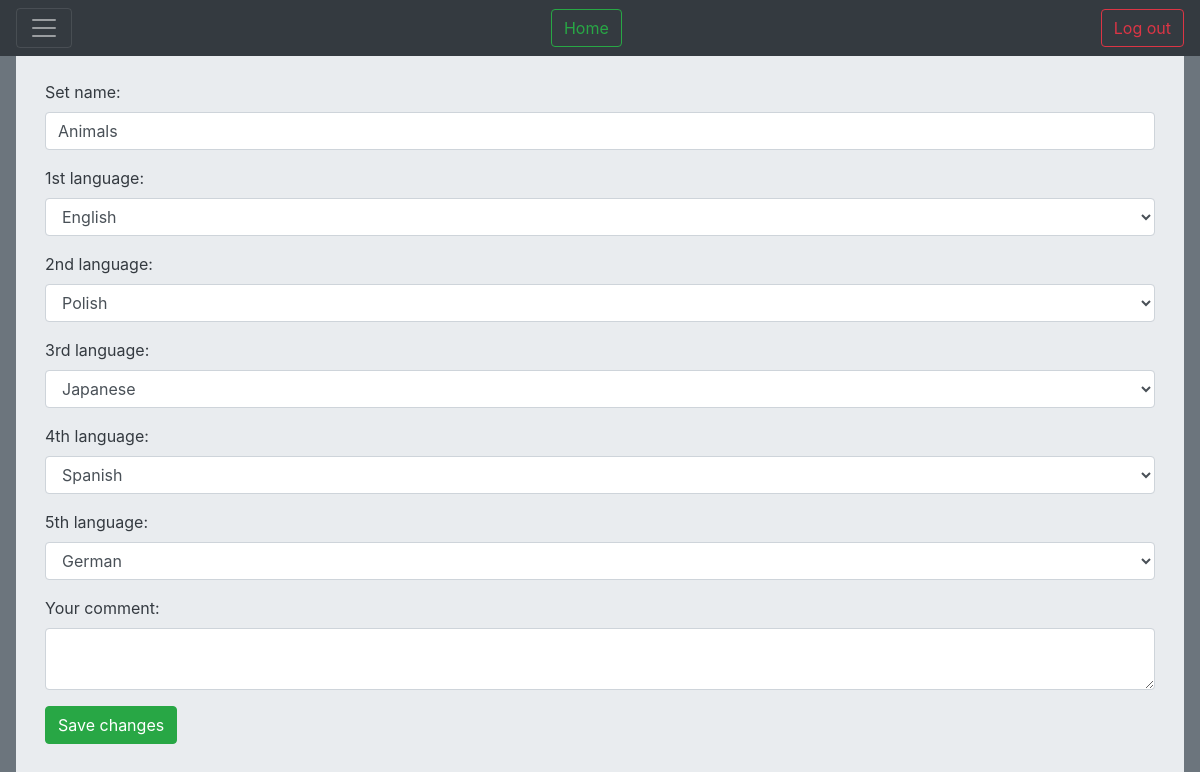
/cards/edit_set/58/ (signed in), run on an earlier commit of the app's database.
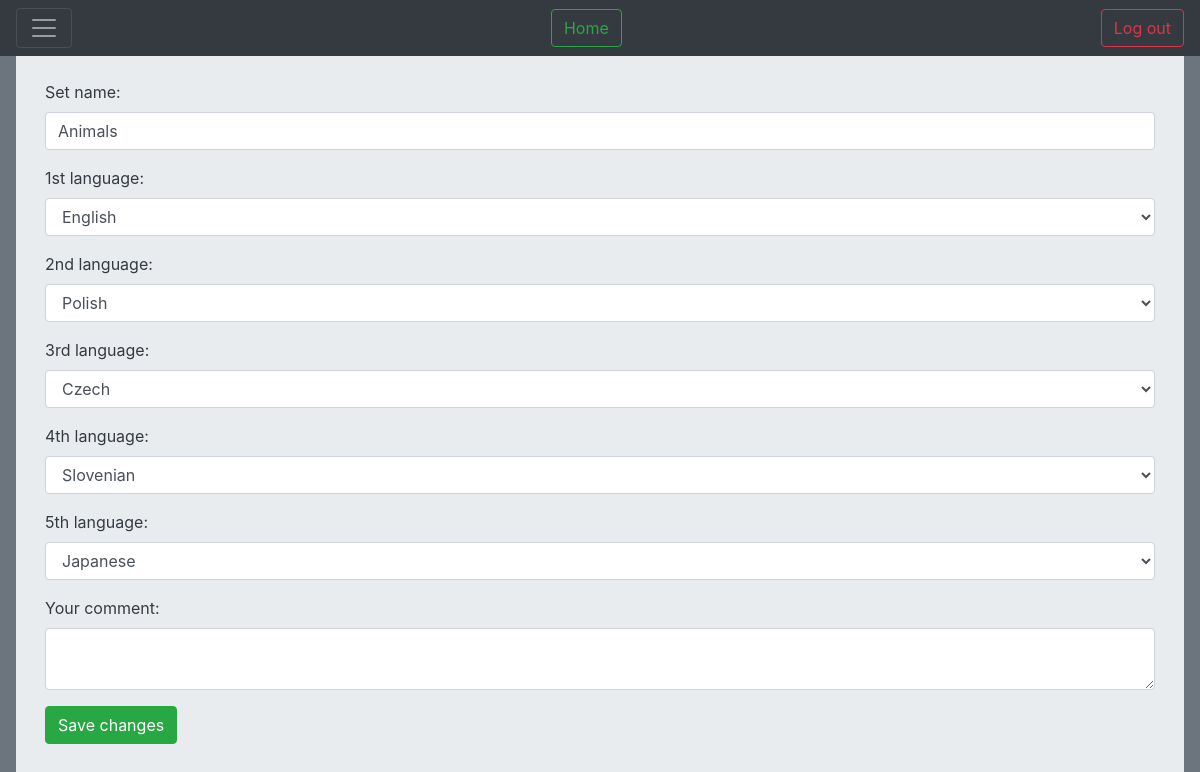
And on a later commit of the database.
### Cards/models.py (models this page shows, shortened)
class CardFolder(models.Model):
    user = models.ForeignKey(User, on_delete=models.CASCADE)
    name = models.CharField(max_length=200)
    create_date = models.DateField(auto_now_add=True)
    edit_date = models.DateField(auto_now=True)
    lang1 = models.CharField(max_length=5, choices=langcodes.LangCodes, default="en")
    lang2 = models.CharField(max_length=5, choices=langcodes.LangCodes, default="pl")
    lang3 = models.CharField(max_length=5, choices=langcodes.LangCodes, default="ja", blank=True)
    lang4 = models.CharField(max_length=5, choices=langcodes.LangCodes, default="es", blank=True)
    lang5 = models.CharField(max_length=5, choices=langcodes.LangCodes, default="de", blank=True)
    score = models.SmallIntegerField(default=0)
    comment = models.CharField(max_length=400, blank=True)
    def langs_no(self):
        return len(self.get_langs())
    langs_no.short_description = "No of languages"

### Cards/views.py (the view)
# urls.py: path('edit_set/<int:set_id>/', views.edit_folder, name='edit_folder'),
@login_required
def edit_folder(request, set_id):
    folder = get_object_or_404(CardFolder, id=set_id)
    if folder.user != request.user:
        return render(request, 'Cards/no_access.html')
    if request.method == 'POST':
        form = FolderForm(request.POST or None, instance=folder)
        if form.is_valid():
            folder = form.save(commit=False)
            folder.save()
            t = Thread(target=edit_folder_translate, args=[folder])
            t.setDaemon(False)
            t.start()
            return render(request, 'Cards/index.html')
    else:
        form = FolderForm(instance=folder)
    return render(request, 'Cards/edit_set.html', {'form': form})

### Cards/forms.py (shortened to what this page needs)
class FolderForm(ModelForm):
    class Meta:
        model = CardFolder
        fields = ['name', 'lang1', 'lang2', 'lang3', 'lang4', 'lang5', 'comment']
        widgets = {
            'name': forms.TextInput(attrs={'class': 'form-control', 'placeholder': 'Name for the set'}),
            'lang1': forms.Select(attrs={'class': 'form-control'}),
            'lang2': forms.Select(attrs={'class': 'form-control'}),
            'lang3': forms.Select(attrs={'class': 'form-control'}),
            'lang4': forms.Select(attrs={'class': 'form-control'}),
            'lang5': forms.Select(attrs={'class': 'form-control'}),
            'comment': forms.Textarea(attrs={'class': 'form-control', 'rows': 2}),
        }
        labels = {
            'name': _('Set name'),
            'lang1': _('1st language'),
            'lang2': _('2nd language'),
            'lang3': _('3rd language'),
            'lang4': _('4th language'),
            'lang5': _('5th language'),
            'comment': _('Your comment'),
        }

### Cards/templates/Cards/edit_set.html (shortened to what this page needs)
{% extends "base.html" %}
{% block body %}
<div class="jumbotron jumbotron-fluid">
  <div class="container">
    <div class="text-dark">
    <form method="POST" action=".">{% csrf_token %}
    {{form.as_p}}
    <button class="btn btn-success">Save changes</button>
    </form>
    </div>
  </div>
</div>
{% endblock body %}

What changed in the data, as far as the page shows it:
changed CardFolder "Animals": lang3 "Japanese" → "Czech"; lang4 "Spanish" → "Slovenian"; lang5 "German" → "Japanese"
